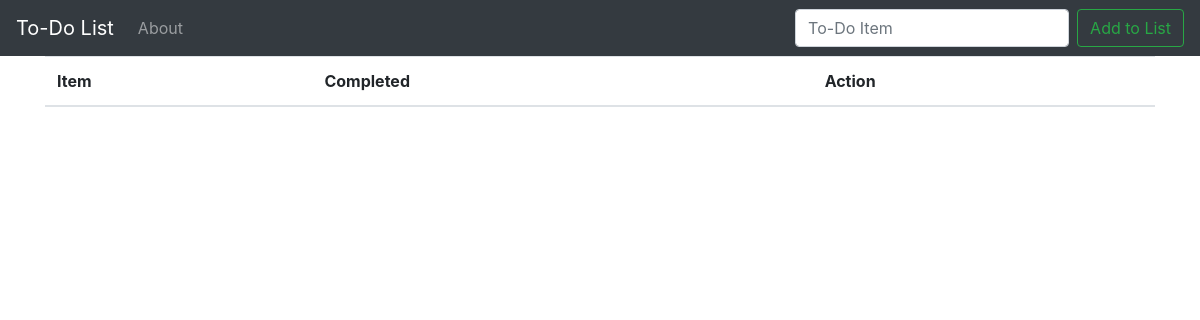
The app's page /, older data.
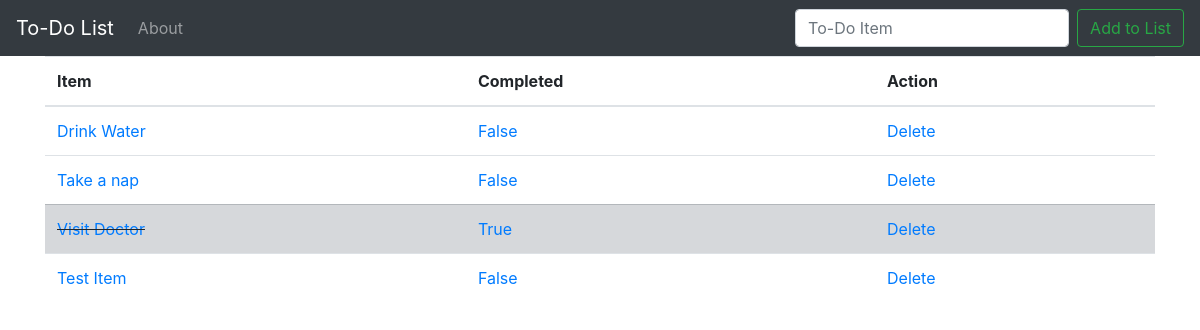
The same page, newer data.
### todo_list/models.py (models this page shows, shortened)
class List(models.Model):
    item = models.CharField(max_length=200)
    completed = models.BooleanField(default=False)

### todo_list/views.py (the view)
# urls.py: url('', views.home, name='home'),
def home(request):
    if request.method == 'POST':
        form = ListForm(request.POST or None)
        if form.is_valid():
            form.save()
            todo_lists = List.objects.all
            messages.success(request, ('Item SuccessFully Added to List!'))
            return render(request, 'home.html', {'todo_lists': todo_lists})
    else:
        todo_lists = List.objects.all
        return render(request, 'home.html', {'todo_lists': todo_lists})

### todo_list/templates/home.html (shortened to what this page needs)
{% extends 'header.html' %}
{% block content %}
<table class="table">
<thead>
    <tr>
    <th scope="col">Item</th>
    <th scope="col">Completed</th>
    <th scope="col">Action</th>
    </tr>
</thead>
<tbody>
    {% if todo_lists %}
        {% for i in todo_lists %}
            {% if i.completed %}
                <tr class="table-secondary">
                    <td class="strike"> <a href="{% url 'edit' i.id %}">{{ i.item }}</a> </td>
                    <td><a href="{% url 'updatestatus' i.id 0 %}"> {{ i.completed }} </a></td>
                    <td><a href="{% url 'delete' i.id %}">Delete</a></td>
                </tr>
            {% else %}
                <tr>
                    <td> <a href="{% url 'edit' i.id %}">{{ i.item }}</a> </td>
                    <td><a href="{% url 'updatestatus' i.id 1 %}"> {{ i.completed }} </a></td>
                    <td><a href="{% url 'delete' i.id %}">Delete</a></td>
                </tr>
            {% endif %}
        {% endfor %}
    {% endif %}
</tbody>
</table>
{% endblock %}

### todo_list/templates/header.html (shortened to what this page needs)
{% load static %}
<!doctype html>
<html lang="en">
  <head>
    <link rel="stylesheet" href="https://stackpath.bootstrapcdn.com/bootstrap/4.2.1/css/bootstrap.min.css">
    <link rel="stylesheet" href="{% static 'css/style.css' %}">
  </head>
  <body>
        <nav class="navbar navbar-expand-lg navbar-dark bg-dark">
            <a class="navbar-brand" href="{% url 'home' %}">To-Do List</a>
            <div class="collapse navbar-collapse" id="navbarSupportedContent">
                <ul class="navbar-nav mr-auto">
                <li class="nav-item">
                   <a class="nav-link" href="{% url 'about' %}">About</a>
                </li>
                </ul>
                <form class="form-inline my-2 my-lg-0" method="POST">
                    <input class="form-control mr-sm-2" type="search" placeholder="To-Do Item" aria-label="Search" name="item">
                    <button class="btn btn-outline-success my-2 my-sm-0" type="submit">Add to List</button>
                </form>
            </div>
            </nav>
    <div class="container">
        {% block content %}
        {% endblock %}
    </div>
  </body>
</html>

### static/css/style.css (style rules this page uses)
.strike { text-decoration: line-through; }

Row changes from the older to the newer data that the page shows:
added List: item "Drink Water", completed "False"
added List: item "Take a nap", completed "False"
added List: item "Visit Doctor", completed "True"
added List: item "Test Item", completed "False"
